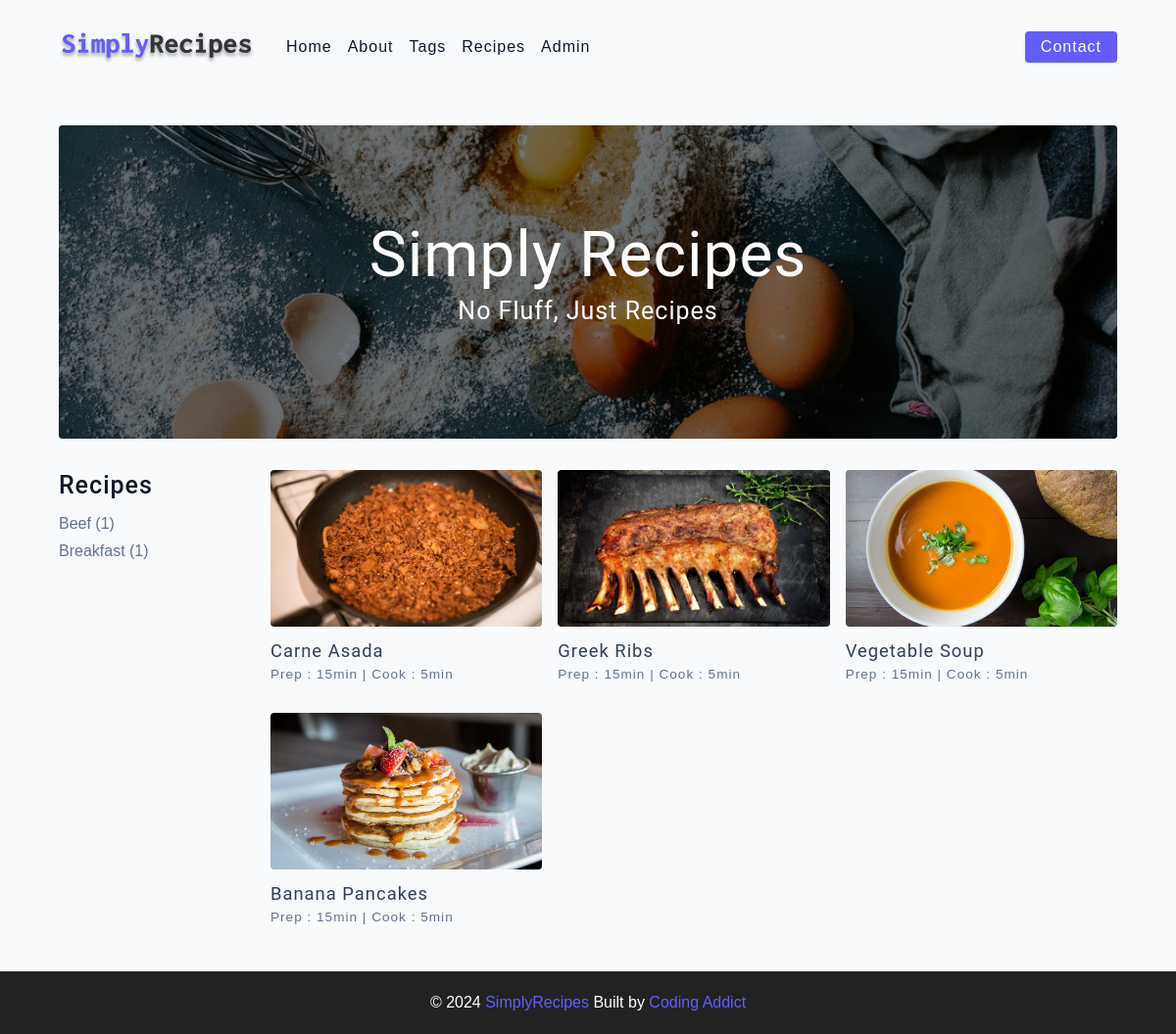
The page / on the database its author committed.
### tables this page shows
CREATE TABLE `tags` (
  `id` int(11) NOT NULL,
  `name` varchar(100) NOT NULL
);

CREATE TABLE `recipes` (
  `id` int(11) NOT NULL,
  `name` varchar(255) NOT NULL,
  `prep` int(10) NOT NULL,
  `cook` int(10) NOT NULL,
  `serving` int(10) NOT NULL,
  `img` varchar(100) NOT NULL
);

### app/core/View.php (called while the page is built, shortened)
<?php
class View
{
    public static function render($template, $data = null)
    {
        include "app/views/layouts/main_layout.php";
    }
}

### app/controllers/Controller_Main.php (called while the page is built, shortened)
<?php
class Controller_Main extends Controller_Base
{
    public function action_index()
    {
        $recipes = Recipe::findAll();
        $tags = Tag::findAll();
        View::render("main/index", ["recipes" => $recipes, "tags" => $tags]);
    }
}

### index.php (called while the page is built, shortened)
<?php
include "autoload.php";
include "app/core/Route.php";
include "app/models/Model.php";
include "app/core/View.php";
Route::start();

### autoload.php (called while the page is built, shortened)
<?php
function model_autoloader($class) {
    $file_path = __DIR__ . "/app/models/" . $class . ".php";
    switch($class) {
        case 'Recipe': return require_once $file_path;
        case 'Tag': return require_once $file_path;
        case 'RecipeTag': return require_once $file_path;
    }
}

### app/models/Model.php (called while the page is built, shortened)
<?php
class Model
{
    public static $db;
    public static function connect()
    {
        $host_dbname = "mysql:host=localhost;dbname=recipes";
        $username = "root";
        $password = "";
        self::$db = new PDO($host_dbname, $username, $password);
    }
    public static function findAll()
    {
        $table = static::getTable();
        $sql = "SELECT * FROM `$table`";
        $stmt = self::$db->query($sql);
        return $stmt->fetchAll(PDO::FETCH_ASSOC);
    }
}

### app/models/Tag.php (called while the page is built, shortened)
<?php
class Tag extends Model
{
    public static function getTable()
    {
        return 'tags';
    }
    public static function findAll()
    {
        $tagsWithRecipes = [];
        $tags = parent::findAll();
        for ($i = 0; $i < count($tags); $i++) {
            $recipes = RecipeTag::getRecipes($tags[$i]['id']);
            if (!$recipes) continue;
            $tags[$i]['count_recipes'] = count($recipes);
            $tagsWithRecipes[] = $tags[$i];
        }
        return $tagsWithRecipes;
    }
}

### app/models/RecipeTag.php (called while the page is built, shortened)
<?php
class RecipeTag extends Model
{
    public static function getTable()
    {
        return 'recipe_tags';
    }
    public static function getRecipes($tag_id)
    {
        $table = self::getTable();
        $sql = "SELECT `recipe_id` FROM `$table` WHERE `tag_id` = :tag_id";
        $stmt = self::$db->prepare($sql);
        $stmt->execute(['tag_id' => $tag_id]);
        return $stmt->fetchAll(PDO::FETCH_COLUMN);
    }
}

### app/models/Recipe.php (called while the page is built, shortened)
<?php
class Recipe extends Model
{
    public static function getTable()
    {
        return 'recipes';
    }
}

### app/views/main/index.php (the view)
<header class="hero">
<div class="hero-container">
    <div class="hero-text">
    <h1>simply recipes</h1>
    <h4>no fluff, just recipes</h4>
    </div>
</div>
</header>
<section class="recipes-container">
<div class="tags-container">
    <h4>recipes</h4>
    <div class="tags-list">
        <?php
        foreach($tags as $tag) {
                printf('<a href="/main/tag?tag_id=%s">%s (%s)</a>', $tag['id'], $tag['name'], $tag['count_recipes']);
        }
        ?>
    </div>
</div>
<div class="recipes-list">
    <? foreach($recipes as $recipe): ?>
    <a href="main/single?id=<?= $recipe['id'] ?>" class="recipe">
    <img
        src="/assets/img/recipes/<?= $recipe['img'] ?>"
        class="img recipe-img"
        alt=""
    />
    <h5><?= $recipe['name'] ?></h5>
    <p>Prep : <?= $recipe['prep'] ?>min | Cook : <?= $recipe['cook'] ?>min</p>
    </a>
    <? endforeach; ?>
</div>
</section>

### app/core/Route.php (shortened to what this page needs)
<?php
class Route
{
    public static function start()
    {
        $controller_name = "Main";
        $action_name = 'index';
        $controller_name = "Controller_".$controller_name;
        $action_name = "action_".$action_name;
        $controller_path = 'app/controllers/' . $controller_name . '.php';
        if(file_exists($controller_path)) {
            $controller = new $controller_name;
        }
        else {
            echo 'Controller not exist';
        }
        if(method_exists($controller, $action_name)){
            $controller->$action_name();
        }
        else {
            echo "Method not exist";
        }
    }
}

### app/views/layouts/main_layout.php (shortened to what this page needs)
<!DOCTYPE html>
<html lang="en">
  <head>
    <link rel="stylesheet" href="/assets/css/normalize.css" />
    <link rel="stylesheet" href="https://cdnjs.cloudflare.com/ajax/libs/font-awesome/5.14.0/css/all.min.css"/>
    <link rel="stylesheet" href="/assets/css/main.css" />
  </head>
  <body>
    <nav class="navbar">
      <div class="nav-center">
        <div class="nav-header">
          <a href="/" class="nav-logo">
            <img src="../assets/img/logo.svg" alt="simply recipes" />
          </a>
        </div>
        <div class="nav-links">
          <a href="/" class="nav-link"> home </a>
          <a href="about.html" class="nav-link"> about </a>
          <a href="/main/tags" class="nav-link"> tags </a>
          <a href="/main/recipes" class="nav-link"> recipes </a>
          <a href="/recipe/index" class="nav-link">admin</a>
          <div class="nav-link contact-link">
            <a href="contact.html" class="btn"> contact </a>
          </div>
        </div>
      </div>
    </nav>
    <main class="page">
      <? include $template_path; ?>
    </main>
    <footer class="page-footer">
      <p>
        &copy; <span id="date"></span>
        <span class="footer-logo">SimplyRecipes</span> Built by
        <a href="https://www.johnsmilga.com/">Coding Addict</a>
      </p>
    </footer>
  </body>
</html>

### rows shown on the page
tags: name "Beef", id "1"
tags: name "Breakfast", count_recipes "1"
recipes: img (picture), name "Carne Asada", prep "15", cook "5"
recipes: img (picture), name "Greek Ribs", prep "15", cook "5"
recipes: img (picture), name "Vegetable Soup", prep "15", cook "5"
recipes: img (picture), name "Banana Pancakes", prep "15", cook "5"
